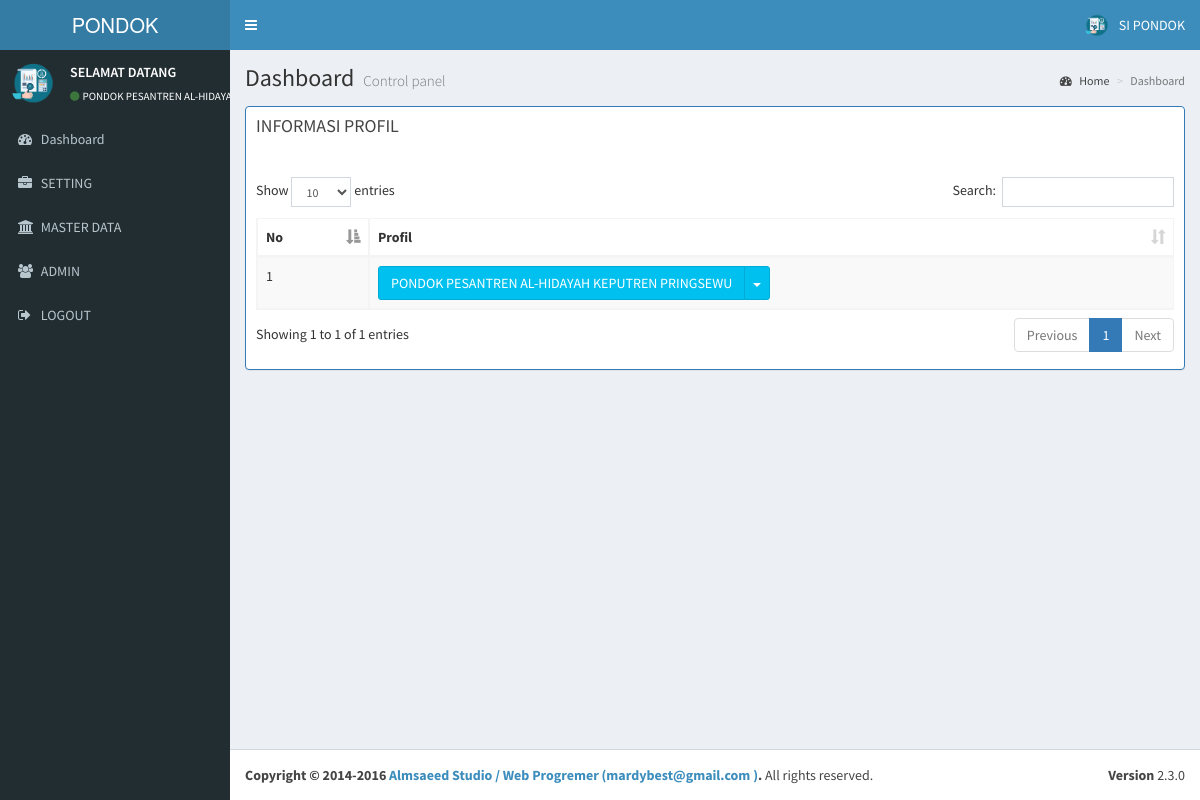
The app's page /admin/index.php?aksi=profil (signed in), older data.
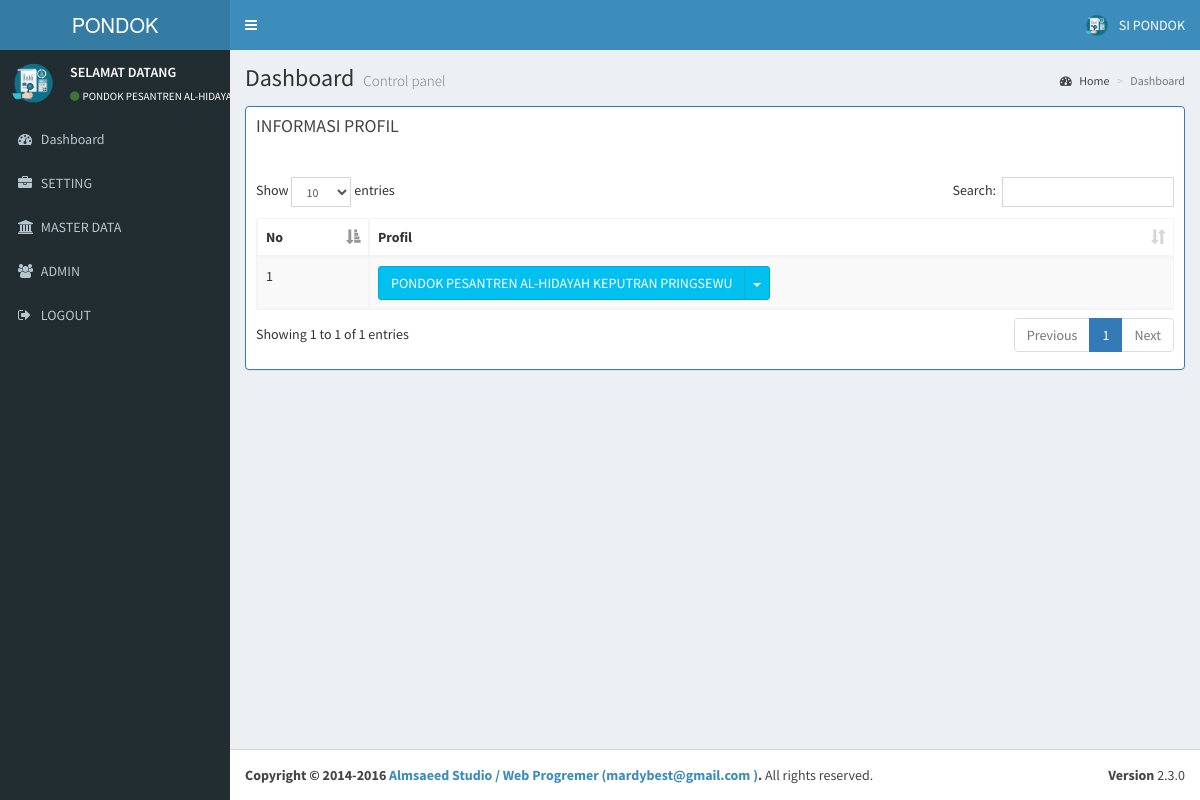
The same page, newer data.
### tables this page shows
CREATE TABLE `profil` (
  `id_profil` int(20) NOT NULL,
  `nama_app` varchar(100) NOT NULL,
  `tahun` varchar(250) NOT NULL,
  `nama` varchar(250) NOT NULL,
  `alias` varchar(350) NOT NULL,
  `alamat` text NOT NULL,
  `isi` text NOT NULL,
  `gambar` varchar(100) NOT NULL,
  `akabest` varchar(250) NOT NULL
);

### koneksi.php (called while the page is built, shortened)
<?php
$server = "localhost";
$username = "root";
$password = "";
$database = "db_ponpesalhikmah";
$koneksi = mysqli_connect($server,$username,$password) or die("Koneksi gagal");
mysqli_select_db($koneksi,$database) or die("Database tidak bisa dibuka");
$kontak_kami=mysqli_query($koneksi,"SELECT * FROM profil WHERE id_profil ='1'");
$k_k=mysqli_fetch_array($kontak_kami);
?>

### admin/index.php (the view, shortened to what the changed rows need)
  <?php
  include '../koneksi.php';
  ?>
<!DOCTYPE html>
<html>
  <head>
  <link rel="stylesheet" href="../sys/bootstrap/bootstrap/css/bootstrap.min.css">
      <link rel="stylesheet" href="../sys/bootstrap/font/css/font-awesome.min.css">
  <link rel="stylesheet" href="../sys/bootstrap/plugins/datatables/dataTables.bootstrap.css">
    <link rel="stylesheet" href="../sys/bootstrap/plugins/select2/select2.min.css">
    <link rel="stylesheet" href="../sys/bootstrap/dist/css/AdminLTE.min.css">
    <link rel="stylesheet" href="../sys/bootstrap/dist/css/skins/_all-skins.min.css">
  </head>
  <body class="hold-transition skin-blue sidebar-mini">
    <div class="wrapper">
      <aside class="main-sidebar">
        <section class="sidebar">
          <div class="user-panel">
            <div class="pull-left info">
              <p>SELAMAT DATANG</p>
              <a href="index.aspx"><i class="fa fa-circle text-success"></i><?php echo"$k_k[nama]";?></a>
            </div>
          </div>
        </section>
      </aside>
      <div class="content-wrapper">
        <section class="content-header">
          <h1>
            Dashboard
            <small>Control panel</small>
          </h1>
        </section>
        <section class="content">
		 <?php include "tengah.php"?>
		  </div>
      <footer class="main-footer">
        <strong>Copyright &copy; 2014-2016 <a href="#">Almsaeed Studio / Web Progremer (<?php echo"$k_k[akabest]";?> )</a>.</strong>  All rights reserved.
      </footer>
    </div>
  </body>
</html>

### admin/tengah.php (shortened to what the changed rows need)
<?php
if($_GET['aksi']=='home'){
$tahunSekarang = date('Y');
$query = "SELECT COUNT(*) AS jumlah_pendaftar FROM daftar WHERE YEAR(tgl_daftar) = '$tahunSekarang' and  status='0'";
$result = mysqli_query($koneksi, $query);
$row = mysqli_fetch_assoc($result);
$sql = "SELECT COUNT(*) AS jmlterima FROM daftar WHERE YEAR(tgl_daftar) = '$tahunSekarang' and  status='1'";
$hasil = mysqli_query($koneksi, $sql);
$t = mysqli_fetch_assoc($hasil);
$mysql = "SELECT COUNT(*) AS sdhup FROM daftar WHERE YEAR(tgl_daftar) = '$tahunSekarang' and  status_upload='1'";
$lite = mysqli_query($koneksi, $mysql);
$r = mysqli_fetch_assoc($lite);
$mysql1 = "SELECT COUNT(*) AS blup FROM daftar WHERE YEAR(tgl_daftar) = '$tahunSekarang' and  status_upload='0'";
$lite1 = mysqli_query($koneksi, $mysql1);
$x = mysqli_fetch_assoc($lite1);
$kategori=mysqli_query($koneksi, "SELECT COUNT(id_daftar) as ka FROM daftar WHERE status='1'");
$kate=mysqli_fetch_array($kategori);
echo"
<div class='row'>
  <div class='col-lg-3 col-xs-6'>
    <div class='small-box bg-aqua'>
      <div class='inner'>
        <h3> $row[jumlah_pendaftar]</h3>
        <p>Pendaftar Baru</p>
      </div>
      <div class='icon'>
        <i class='fa fa-shopping-cart'></i>
      </div>
      <a href='index.php?aksi=mhs' class='small-box-footer'>
        More info <i class='fa fa-arrow-circle-right'></i>
      </a>
    </div>
  </div>
  <div class='col-lg-3 col-xs-6'>
    <div class='small-box bg-green'>
      <div class='inner'>
        <h3>$t[jmlterima]</h3>
        <p>Pendaftar Diterima</p>
      </div>
      <div class='icon'>
        <i class='ion ion-stats-bars'></i>
      </div>
      <a href='index.php?aksi=mhsterima' class='small-box-footer'>
        More info <i class='fa fa-arrow-circle-right'></i>
      </a>
    </div>
  </div>
</div>";
include "grafik.php";
echo"<div class='row'>
                    <div class='col-xs-12'>
              <div class='panel panel-primary'>
			    <div class='box-header'>
				   <h3 class='box-title'>INFORMASI</h3>
                </div>
                <div class='box-header'>
				</div>
     <div class='box-body'>
     <a href='index.php?aksi=informasi' class='btn btn-app'>
                    <span class='badge bg-yellow'>3</span>
                    <i class='fa fa-arrows-h fa-5x'></i> Informasi
                  </a>
                  <a href='index.php?aksi=galeri' class='btn btn-app'>
                  <span class='badge bg-yellow'>3</span>
                  <i class='fa fa-arrows-h fa-5x'></i> Galeri
                </a>
                <a href='index.php?aksi=halaman' class='btn btn-app'>
                <span class='badge bg-yellow'>3</span>
                <i class='fa fa-arrows-h fa-5x'></i> Halaman
              </a>
              <a href='index.php?aksi=kritik' class='btn btn-app'>
              <span class='badge bg-yellow'>3</span>
              <i class='fa fa-arrows-h fa-5x'></i> Kritik
            </a>
            </div>
			</div>
 </div>
			</div>
";
}
elseif($_GET['aksi']=='ikon'){
include "../ikon.php";
    }
elseif($_GET['aksi']=='prosesedit'){
    mysqli_query($koneksi,"UPDATE daftar SET status='1' WHERE id_daftar='$_GET[id_daftar]'");
    echo "<script>window.alert('DATA BERHASIL DI SIMPAN'); window.location=('index.php?aksi=mhsterima')</script>";
    }
elseif($_GET['aksi']=='profil'){
echo"
	<div class='row'>
	 <div class='col-xs-12'>
              <div class='panel panel-primary'>
			    <div class='box-header'>
				   <h3 class='box-title'>INFORMASI PROFIL</h3>
                </div>
                <div class='box-header'>
				</div>
                             <div class='box-body'>
		<div class='table-responsive'>
	 <table id='example1' class='table table-bordered table-striped'>
	 <thead>
	 <tr>
                                            <th>No</th>
                                            <th>Profil</th>
                                        </tr>
                                    </thead>
				   <tbody> ";
				$no=0;
				$tebaru=mysqli_query($koneksi," SELECT * FROM profil WHERE id_profil ='1'");
while ($t=mysqli_fetch_array($tebaru)){
$no++;
                                    echo"
                                        <tr>
                                            <td>$no</td>
                                            <td><div class='btn-group'>
                      <button type='button' class='btn btn-info'>$t[nama]</button>
                      <button type='button' class='btn btn-info dropdown-toggle' data-toggle='dropdown'>
                        <span class='caret'></span>
                        <span class='sr-only'>Toggle Dropdown</span>
                      </button>
                      <ul class='dropdown-menu' role='menu'>
                        <li><a href='index.php?aksi=editprofil&id_p=$t[id_profil]'>edit</a></li>
						<li><a href='index.php?aksi=viewprofil&id_p=$t[id_profil]'>view</a></li>
                        </ul>
                    </div></td>
                                       </tr>
                                    ";
}
                                echo"</tbody></table>
                            </div>
                        </div>
                    </div>
                </div>
               </div>
	";
}
?>

Row changes from the older to the newer data that the page shows:
changed profil "mardybest@gmail.com": nama "PONDOK PESANTREN AL-HIDAYAH KEPUTREN PRINGSEWU" → "PONDOK PESANTREN AL-HIDAYAH KEPUTRAN PRINGSEWU"
